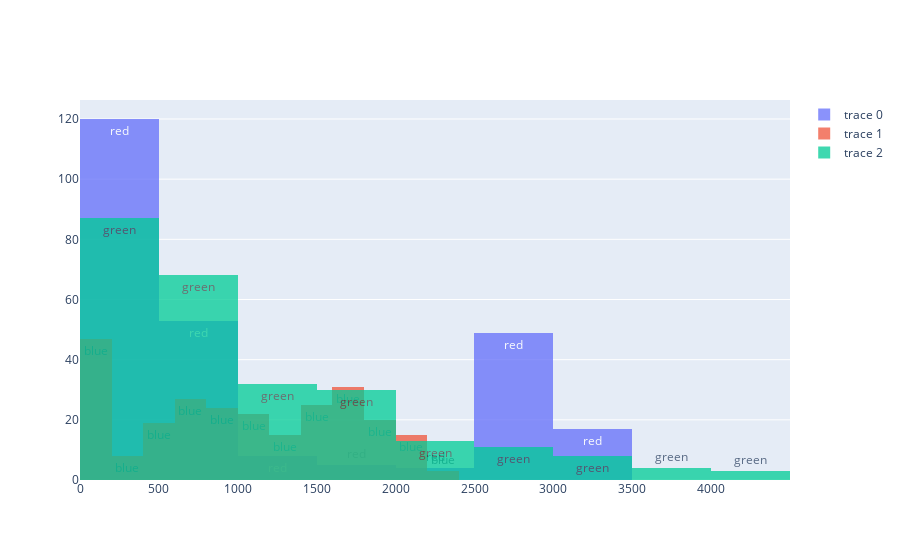

Notebook code for this chart:
### Code cell
return_histogram(image).show()

### Figure 1 — Plotly figure (JSON) as saved in the notebook; plotly's stock layout.template omitted (floating-point values rounded to 4 significant figures; data arrays with more than 128 entries replaced by an {"elided": "..."} marker saying what was removed)
{"data": [{"opacity": 0.75, "text": "red", "type": "histogram", "x": {"elided": "256 int values"}}, {"opacity": 0.75, "text": "blue", "type": "histogram", "x": {"elided": "256 int values"}}, {"opacity": 0.75, "text": "green", "type": "histogram", "x": {"elided": "256 int values"}}], "layout": {"barmode": "overlay"}}
